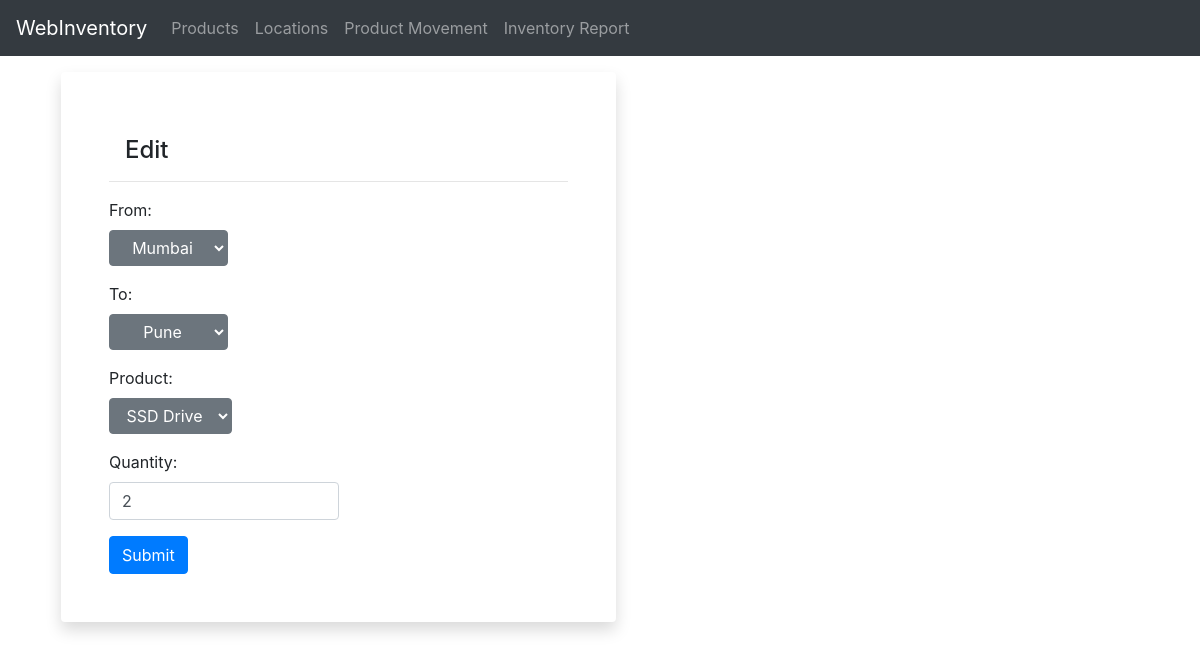
Page /product-movement/edit/2 on the committed database.
### app.py (models this page shows, shortened)
class ProductMovement(db.Model):
    __tablename__ = "ProdutMovement"
    movement_id = db.Column(db.Integer, primary_key=True)
    timestamp = db.Column(db.DateTime, nullable=False, default =datetime.utcnow )
    from_location = db.Column(db.Integer, db.ForeignKey('Location.location_id'))
    to_location = db.Column(db.Integer,db.ForeignKey('Location.location_id'))
    product_id = db.Column(db.Integer,db.ForeignKey('Product.product_id'))
    from_location_ref = db.relationship("Location",foreign_keys=[from_location])
    to_location_ref = db.relationship("Location",foreign_keys=[to_location])
    product_ref = db.relationship("Product", foreign_keys=[product_id])
    qty = db.Column(db.Integer, nullable=False)

class Location(db.Model):
    __tablename__ = "Location"
    location_id = db.Column(db.Integer, primary_key=True)
    location_name = db.Column(db.String(100), nullable=False)

class Product(db.Model):
    __tablename__ = "Product"
    product_id = db.Column(db.Integer, primary_key=True)
    product_name = db.Column(db.String(100), nullable=False)

### app.py (the view)
@app.route('/product-movement/edit/<int:id>', methods=["GET","POST"])
def edit_product_movement(id):
    movement = ProductMovement.query.get_or_404(id)
    if request.method == "POST":
        from_location = request.form['from_location']
        to_location = request.form["to_location"]
        product_id = request.form["product_id"]
        qty = int(request.form["qty"])
        result = checkStock(from_location, product_id, qty)
        if result != True:
            displayMessage(result)
            return redirect('/product-movement')
        movement.from_location = from_location
        movement.to_location = to_location
        movement.product_id = product_id
        movement.qty = qty
        db.session.commit()
        return redirect("/product-movement")
    else:
        return render_template('modify_product_movement.html', movement=movement, locations=Location.query.all(), products = Product.query.all())

### templates/modify_product_movement.html (shortened to what this page needs)
{% extends 'base.html' %} {% block head %} {% endblock %} {% block body %}
<div class="shadow p-5 m-3 bg-white rounded w-50 ">
	<h4 class="m-3">{% if movement %} Edit {% else %} Add {% endif %}</h4>
	<hr>
	<form {% if movement %} action="/product-movement/edit/{{movement.movement_id}}" {% else %} action="/product-movement/add" {% endif %} method="POST">
		<div class="form-group">
				<label for="from_location">From:</label>
				<div class="dropdown">
					<select class="btn btn-secondary dropdown-toggle" id="from_location" name="from_location">
						{% for location in locations %}
						<option class="dropdown-item" value="{{location.location_id}}" {% if (movement) and (movement.from_location == location.location_id )%} selected="selected" {% endif %}>
							{{location.location_name}}
						</option>
						{% endfor %}
					</select>
				</div>
			</div>
			<div class="form-group ">
				<label for="to_location">To:</label>
				<div class="dropdown">
					<select class="btn btn-secondary dropdown-toggle" name="to_location" id="to_location">
						{% for location in locations %}
						<option class="dropdown-item" value="{{location.location_id}}" {% if (movement) and (movement.to_location == location.location_id) %} selected="selected" {% endif %}>
							{{location.location_name}}
						</option>
						{% endfor %}
					</select>
				</div>
			</div>
			<div class="form-group">
				<label for="product_id">Product:</label>
				<div class="dropdown">
					<select required class="btn btn-secondary dropdown-toggle" name="product_id" id="product_id" >
						{% for product in products %}
						<option class="dropdown-item" value="{{product.product_id}}" {% if (movement) and (movement.product_id == product.product_id) %} selected="selected" {% endif %}>
							{{product.product_name}}
						</option>
						{% endfor %}
					</select>
				</div>
			</div>
			<div class="form-group w-50">
				<label for="qty">Quantity:</label>
				<input class="form-control" type="text" name="qty" id="qty" placeholder="Enter Quantity" aria-label="Enter Quantity" {% if movement %} value="{{movement.qty}}" {% endif %} required />
			</div>
		<input class="btn btn-primary" type="submit" value="Submit" />
	</form>
</div>
{% endblock %}

### rows in the picture
ProductMovement: from_location "Mumbai", to_location "Pune", product_id "SSD Drive", qty "2"
